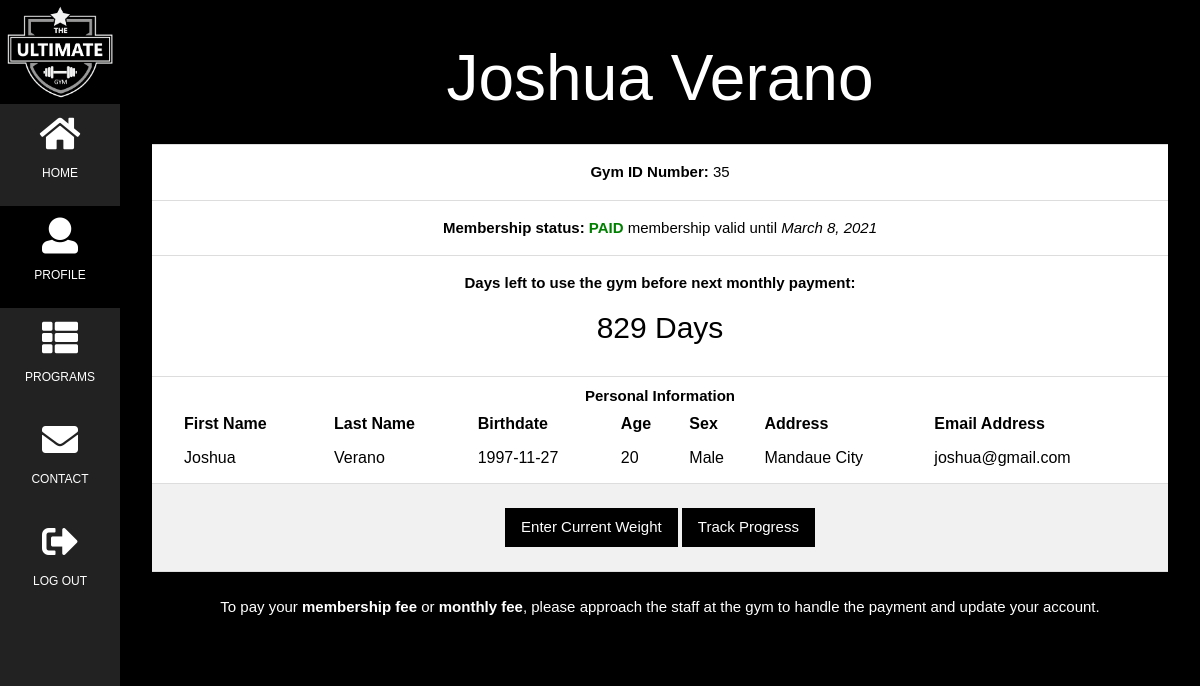
Page /user.php (signed in) on the committed database.
### tables this page shows
CREATE TABLE `payment` (
  `payment_id` int(11) NOT NULL,
  `member_id` int(11) NOT NULL,
  `payment_status` enum('PAID','UNPAID') NOT NULL DEFAULT 'UNPAID',
  `payment_validity` date NOT NULL,
  `payment_days_left` int(11) NOT NULL DEFAULT '0',
  `payment_datetracker` date NOT NULL
);

CREATE TABLE `member` (
  `member_id` int(11) NOT NULL,
  `member_fname` varchar(100) NOT NULL,
  `member_lname` varchar(100) NOT NULL,
  `member_password` varchar(100) NOT NULL,
  `member_bdate` date NOT NULL,
  `member_age` int(11) NOT NULL,
  `member_sex` enum('Male','Female') NOT NULL,
  `member_address` varchar(200) NOT NULL,
  `member_email` varchar(100) NOT NULL
);

### user.php (the view, shortened to what this page needs)
<?php
   require("connect.php");
   $catch = $_SESSION['email'];
   $query = "SELECT *
           FROM payment
           JOIN member
           ON member.member_id = payment.member_id
           WHERE member.member_email = '$catch'";
   $ret = mysqli_query($conn, $query);
   while($row = mysqli_fetch_assoc($ret)){
       $gymid = $row['member_id'];
       $fname = $row['member_fname'];
       $lname = $row['member_lname'];
       $bdate = $row['member_bdate'];
       $age = $row['member_age'];
       $sex = $row['member_sex'];
       $address = $row['member_address'];
       $email = $row['member_email'];
       $status = $row['payment_status'];
       $daysleft = $row['payment_days_left'];
       $validity = $row["payment_validity"];
       $weightchecker = ($status == 'PAID' && $daysleft != 0)?"id01":"idx";
       $status = ($status == 'PAID')?"<span style='color:green'>PAID</span>":"<span style='color:red'>UNPAID</span>";
       $validity = ($validity == '0000-00-00')?' Please contact the gym staff to enroll for a gym membership.':'membership valid until <i>'.date('F j, Y',strtotime($validity)).'</i>';
   }
   ?>
    <html>
    <head>
        <link href="css/w3.css" rel="stylesheet">
        <link href="fonts/Montserrat-Regular.otf" rel="stylesheet">
        <link href="css/fontawesome-all.min.css" rel="stylesheet">
    </head>
    <body class="w3-black">
        <nav class="w3-sidebar w3-bar-block w3-small w3-center">
            <img style="width:100%" src="images/ultimategym_logo.png">
            <a class="w3-bar-item w3-button w3-padding-large w3-hover-black" href="home.php">
                <i class="fa fa-home w3-xxlarge"></i>
                <p>HOME</p>
            </a>
            <a class="w3-bar-item w3-button w3-padding-large w3-black" href="#">
                <i class="fa fa-user w3-xxlarge"></i>
                <p>PROFILE</p>
            </a>
            <a class="w3-bar-item w3-button w3-padding-large w3-hover-black" href="program.php">
                <i class="fa fa-th-list w3-xxlarge"></i>
                <p>PROGRAMS</p>
            </a>
            <a class="w3-bar-item w3-button w3-padding-large w3-hover-black" href="contact.php">
                <i class="fa fa-envelope w3-xxlarge"></i>
                <p>CONTACT</p>
            </a>
            <a class="w3-bar-item w3-button w3-padding-large w3-hover-black" onclick="document.getElementById('logout').style.display='block';">
                <i class="fa fa-sign-out-alt w3-xxlarge"></i>
                <p>LOG OUT</p>
            </a>
        </nav>
        <div class="w3-padding-large" id="main">
            <div class="w3-row-padding">
                <div class="w3-margin-bottom">
                    <ul class="w3-ul w3-white w3-center">
                        <li class="w3-black w3-large">
                            <h1 class="w3-jumbo"><?php echo($fname." ".$lname) ?></h1>
                        </li>
                        <li class="w3-padding-16"><strong>Gym ID Number: </strong>
                            <?php echo($gymid) ?>
                        </li>
                        <li class="w3-padding-16"><strong>Membership status: <?php echo($status) ?></strong>
                            <?php echo($validity)?>
                        </li>
                        <li class="w3-padding-16">
                            <strong>
                        Days left to use the gym before next monthly payment:
                        <h2><?php echo($daysleft) ?> Days</h2>
                     </strong>
                        </li>
                        <li>
                            <b>Personal Information</b>
                            <table class="w3-table" style="color:black">
                                <tr>
                                    <th>First Name</th>
                                    <th>Last Name</th>
                                    <th>Birthdate</th>
                                    <th>Age</th>
                                    <th>Sex</th>
                                    <th>Address</th>
                                    <th>Email Address</th>
                                </tr>
                                <tr>
                                    <td>
                                        <?php echo($fname) ?>
                                    </td>
                                    <td>
                                        <?php echo($lname) ?>
                                    </td>
                                    <td>
                                        <?php echo($bdate) ?>
                                    </td>
                                    <td>
                                        <?php echo($age) ?>
                                    </td>
                                    <td>
                                        <?php echo($sex) ?>
                                    </td>
                                    <td>
                                        <?php echo($address) ?>
                                    </td>
                                    <td>
                                        <?php echo($email) ?>
                                    </td>
                                </tr>
                            </table>
                        </li>
                        <li class="w3-light-grey w3-padding-24">
                            <button onclick="document.getElementById('id02').style.display='block'" class="w3-button w3-black">Enter Current Weight</button>
                            <button onclick="document.getElementById('<?php echo $weightchecker ?>').style.display='block'" class="w3-button w3-black">Track Progress</button>
                        </li>
                        <li class="w3-black w3-padding-24">
                            To pay your <strong>membership fee</strong> or <strong>monthly fee</strong>, please approach the staff at the gym to handle the payment and update your account.
                        </li>
                    </ul>
                </div>
            </div>
        </div>
    </body>
    </html>

### css/w3.css (style rules this page uses)
*,*:before,*:after { box-sizing:inherit }
html { -ms-text-size-adjust:100%;-webkit-text-size-adjust:100% }
body { margin:0 }
article,aside,details,figcaption,figure,footer,header,main,menu,nav,section,summary { display:block }
a { background-color:transparent;-webkit-text-decoration-skip:objects }
img { border-style:none }
button,input,select,textarea { font:inherit;margin:0 }
button,input { overflow:visible }
button,select { text-transform:none }
button,html [type=button],[type=reset],[type=submit] { -webkit-appearance:button }
html,body { font-family:Verdana,sans-serif;font-size:15px;line-height:1.5 }
html { overflow-x:hidden }
h1 { font-size:36px }
h2 { font-size:30px }
h1,h2,h3,h4,h5,h6 { font-family:"Segoe UI",Arial,sans-serif;font-weight:400;margin:10px 0 }
img { vertical-align:middle }
a { color:inherit }
.w3-table,.w3-table-all { border-collapse:collapse;border-spacing:0;width:100%;display:table }
.w3-table td,.w3-table th,.w3-table-all td,.w3-table-all th { padding:8px 8px;display:table-cell;text-align:left;vertical-align:top }
.w3-table th:first-child,.w3-table td:first-child,.w3-table-all th:first-child,.w3-table-all td:first-child { padding-left:16px }
.w3-btn,.w3-button { border:none;display:inline-block;padding:8px 16px;vertical-align:middle;overflow:hidden;text-decoration:none;color:inherit;background-color:inherit;text-align:center;cursor:pointer;white-space:nowrap }
.w3-btn,.w3-button { -webkit-touch-callout:none;-webkit-user-select:none;-khtml-user-select:none;-moz-user-select:none;-ms-user-select:none;user-select:none }
.w3-ul { list-style-type:none;padding:0;margin:0 }
.w3-ul li { padding:8px 16px;border-bottom:1px solid #ddd }
.w3-ul li:last-child { border-bottom:none }
.w3-sidebar { height:100%;width:200px;background-color:#fff;position:fixed!important;z-index:1;overflow:auto }
.w3-main,#main { transition:margin-left .4s }
.w3-bar-block .w3-bar-item { width:100%;display:block;padding:8px 16px;text-align:left;border:none;white-space:normal;float:none }
.w3-bar-block.w3-center .w3-bar-item { text-align:center }
.w3-container:after,.w3-container:before,.w3-panel:after,.w3-panel:before,.w3-row:after,.w3-row:before,.w3-row-padding:after,.w3-row-padding:before, .w3-cell-row:before,.w3-cell-row:after,.w3-clear:after,.w3-clear:before,.w3-bar:before,.w3-bar:after { content:"";display:table;clear:both }
.w3-row-padding,.w3-row-padding>.w3-half,.w3-row-padding>.w3-third,.w3-row-padding>.w3-twothird,.w3-row-padding>.w3-threequarter,.w3-row-padding>.w3-quarter,.w3-row-padding>.w3-col { padding:0 8px }
.w3-small { font-size:12px!important }
.w3-large { font-size:18px!important }
.w3-xxlarge { font-size:36px!important }
.w3-jumbo { font-size:64px!important }
.w3-center { text-align:center!important }
.w3-margin-bottom { margin-bottom:16px!important }
.w3-padding-large { padding:12px 24px!important }
.w3-padding-16 { padding-top:16px!important;padding-bottom:16px!important }
.w3-padding-24 { padding-top:24px!important;padding-bottom:24px!important }
.w3-white,.w3-hover-white:hover { color:#000!important;background-color:#fff!important }
.w3-black,.w3-hover-black:hover { color:#fff!important;background-color:#000!important }
.w3-light-grey,.w3-hover-light-grey:hover,.w3-light-gray,.w3-hover-light-gray:hover { color:#000!important;background-color:#f1f1f1!important }

### user.php (style rules this page uses)
body, h1, h2, h3, h4, h5, h6 { font-family: "Montserrat", sans-serif }
.w3-sidebar { width: 120px; background: #222; }
#main { margin-left: 120px }

### rows in the picture
payment: member.member_fname "Joshua", member.member_lname "Verano", member.member_id "35", payment_validity "March 8, 2021", payment_days_left "829", member.member_bdate "1997-11-27", member.member_age "20", member.member_sex "Male", member.member_address "Mandaue City", member.member_email "joshua@gmail.com"
